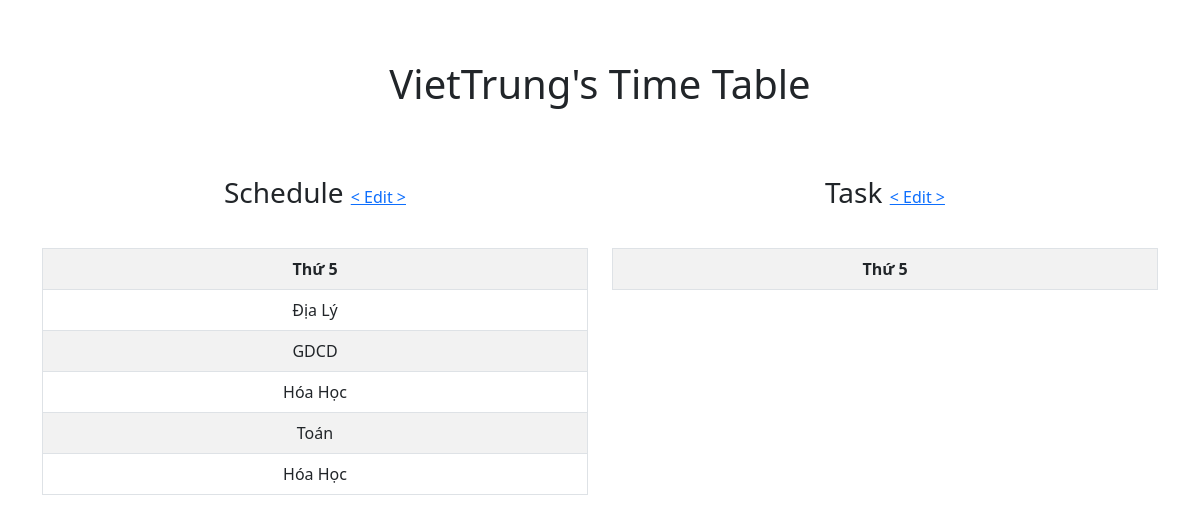
Page /tkb/ on the committed database.
### tkb/models.py (models this page shows)
class Day(models.Model):
    day_name = models.CharField(max_length=100)
    subj_1 = models.CharField(max_length=10)
    subj_2 = models.CharField(max_length=10)
    subj_3 = models.CharField(max_length=10)
    subj_4 = models.CharField(max_length=10)
    subj_5 = models.CharField(max_length=10)

class SubjTask(models.Model):
    subj_code = models.CharField(max_length=10,primary_key=True)
    subj_name = models.CharField(max_length=100)

### tkb/views.py (the view)
# urls.py: path('', views.index, name='index'),
def index(request):
    today = datetime.date.today()
    weekday = today.weekday()
    listday = Day.objects.all().values()
    listtask = Task.objects.all().values()
    day = listday[weekday]
    listsubj = SubjTask.objects.all().values()
    template = loader.get_template('index.html')
    context = {
        'day': day,
        'listsubj': listsubj,
        'weekday': weekday,
        'listtask': listtask,
    }
    return HttpResponse(template.render(context, request))

### tkb/templates/index.html (shortened to what this page needs)
<!DOCTYPE html>
<html>
<head>
  {% include 'headlib.html' %}
</head>
<body>
  <div style="text-align: center;padding:30px;">
    <h1 style="padding: 30px">VietTrung's Time Table</h3>
      <div class="container">
        <div class="row">
          <div class="col">
            <h3 style="padding: 30px">Schedule <a href="editschedule" style="font-size: 16px;"> &lt; Edit &gt;</a>
            </h3>
            <div class="table-responsive col-md-auto">
              <table class="table table-bordered table-striped ">
                <tr>
                  <th>{{day.day_name}}</th>
                </tr>
                <tr>
                  {% for y in listsubj%}
                  {% if day.subj_1 == y.subj_code %}
                  <td>{{y.subj_name}}</td>
                  {% endif %}
                  {% endfor %}
                </tr>
                <tr>
                  {% for y in listsubj%}
                  {% if day.subj_2 == y.subj_code %}
                  <td>{{y.subj_name}}</td>
                  {% endif %}
                  {% endfor %}
                </tr>
                <tr>
                  {% for y in listsubj%}
                  {% if day.subj_3 == y.subj_code %}
                  <td>{{y.subj_name}}</td>
                  {% endif %}
                  {% endfor %}
                </tr>
                <tr>
                  {% for y in listsubj%}
                  {% if day.subj_4 == y.subj_code %}
                  <td>{{y.subj_name}}</td>
                  {% endif %}
                  {% endfor %}
                </tr>
                <tr>
                  {% for y in listsubj%}
                  {% if day.subj_5 == y.subj_code %}
                  <td>{{y.subj_name}}</td>
                  {% endif %}
                  {% endfor %}
                </tr>
              </table>
            </div>
          </div>
          <div class="col">
            <h3 style="padding: 30px">Task <a href="addtask/" style="font-size: 16px;"> &lt; Edit &gt;</a></h3>
            <table class="table table-bordered table-striped ">
              <tr>
                <th>{{day.day_name}}</th>
              </tr>
            </table>
          </div>
        </div>
      </div>
  </div>
</body>
</html>

### rows in the picture
Day: day_name "Thứ 5"
SubjTask: subj_name "Địa Lý"
SubjTask: subj_name "GDCD"
SubjTask: subj_name "Hóa Học"
SubjTask: subj_name "Toán"
